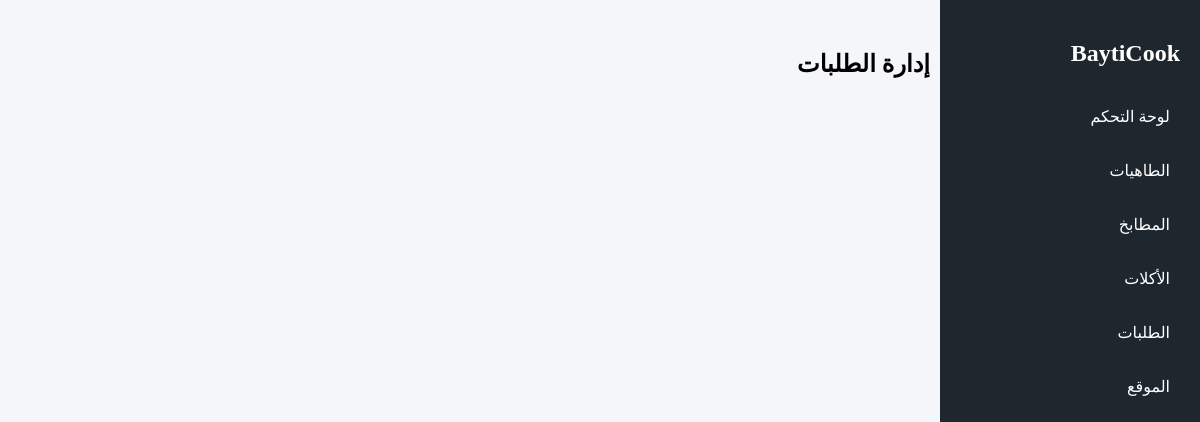
Before: /admin/orders with the older database file.
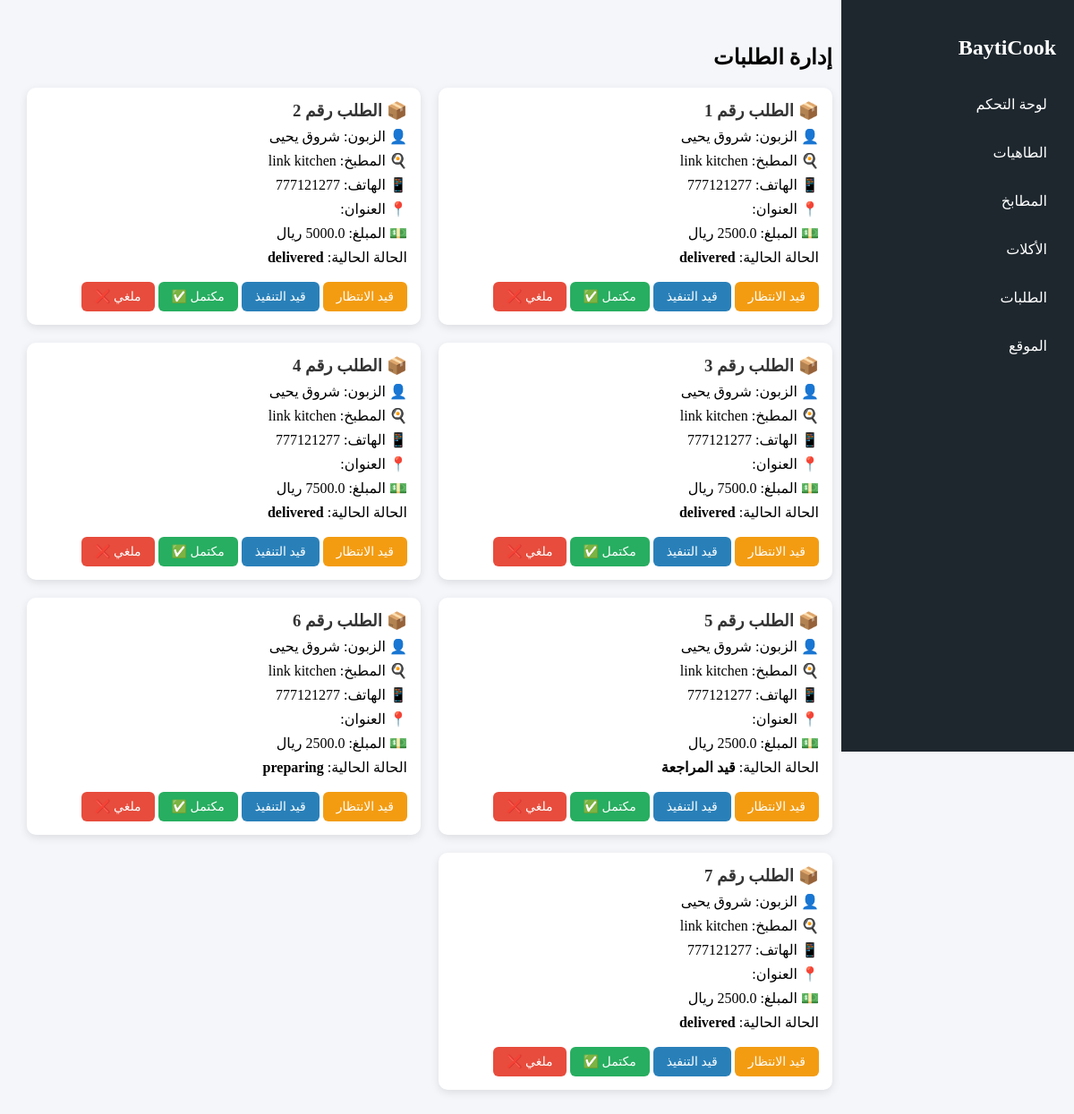
After: the same page with the newer database file.
### app/models/order_model.py (models this page shows, shortened)
class Order(db.Model):
    __tablename__ = "orders"
    id = db.Column(db.Integer, primary_key=True, autoincrement=True)
    user_id = db.Column(db.Integer, db.ForeignKey("users.id"), nullable=False)
    user = db.relationship("User", back_populates="orders", foreign_keys=[user_id])
    customer_id = db.Column(db.Integer, db.ForeignKey("users.id"))
    customer = db.relationship("User", back_populates="customer_orders", foreign_keys=[customer_id])
    customer_name = db.Column(db.String(150))
    date = db.Column(db.DateTime, default=datetime.utcnow)
    total_price = db.Column(db.Float, nullable=False)
    status = db.Column(db.String(50), default="new")
    payment_method = db.Column(db.String(20), default="cash")
    proof_image = db.Column(db.String(200))
    kitchen_id = db.Column(db.Integer, db.ForeignKey("kitchens.id"), nullable=False)
    kitchen = db.relationship("Kitchen", backref="orders")
    order_items = db.relationship("OrderItem", back_populates="order", cascade="all, delete-orphan")

### app/models/user_model.py (models this page shows, shortened)
class User(db.Model):
    __tablename__ = "users"
    id = db.Column(db.Integer, primary_key=True, autoincrement=True)
    name = db.Column(db.String(100), nullable=False)
    email = db.Column(db.String(120), unique=True, nullable=True)
    phone = db.Column(db.String(20), unique=True, nullable=False)
    password_hash = db.Column(db.String(200), nullable=False)
    role = db.Column(db.String(20), nullable=False, default="customer")
    status = db.Column(db.String(20), default="pending")
    created_at = db.Column(db.DateTime, default=datetime.utcnow)
    kitchen = db.relationship("Kitchen", backref="user", uselist=False)
    orders = db.relationship(
        "Order",
        back_populates="user",
        foreign_keys="Order.user_id",
        cascade="all, delete-orphan"
    )
    customer_orders = db.relationship(
        "Order",
        back_populates="customer",
        foreign_keys="Order.customer_id"
    )

### app/models/kitchen_model.py (models this page shows, shortened)
class Kitchen(db.Model):
    __tablename__ = "kitchens"
    id = db.Column(db.Integer, primary_key=True, autoincrement=True)
    user_id = db.Column(db.Integer, db.ForeignKey("users.id"))
    kitchen_name = db.Column(db.String(150), nullable=False)
    kitchen_logo = db.Column(db.String(255))   # صورة شعار المطبخ
    bank_account_name = db.Column(db.String(150))
    bank_account_number = db.Column(db.String(100))
    status = db.Column(db.String(20), default="pending")
    created_at = db.Column(db.TIMESTAMP, server_default=db.func.current_timestamp())
    featured = db.Column(db.Integer, default=0)  # 0 = عادي، 1 = مميز
    is_open = db.Column(db.Integer, default=1)   # 1 = مفتوح، 0 = مغلق
    location = db.Column(db.String(150))
    address = db.Column(db.String(255))  # أدق من location
    description = db.Column(db.Text)
    meals = db.relationship("Meal", back_populates="kitchen", cascade="all, delete-orphan")

### app/routes/admin_routes.py (the view)
@admin.route("/admin/orders")
def admin_order():
    orders = Order.query.all()
    return render_template("admin/orders.html", orders=orders)

### app/templates/admin/orders.html (shortened to what this page needs)
<!DOCTYPE html>
<html lang="ar" dir="rtl">
<head>
</head>
<body>
<div class="sidebar">
<h2>BaytiCook</h2>
<a href="{{ url_for('admin.admin_dashboard') }}">لوحة التحكم</a>
<a href="{{ url_for('admin.admin_chefs') }}">الطاهيات</a>
<a href="{{ url_for('admin.kitchens') }}">المطابخ</a>
<a href="{{ url_for('admin.admin_meals') }}">الأكلات</a>
<a href="{{ url_for('admin.admin_order') }}">الطلبات</a>
<a href="/">الموقع</a>
</div>
<div class="content">
<h2>إدارة الطلبات</h2>
<div class="grid">
{% for order in orders %}
<div class="card">
  <h3>📦 الطلب رقم {{ order.id }}</h3>
  <p>👤 الزبون: {{ order.user.name if order.user else "غير معروف" }}</p>
  <p>🍳 المطبخ: {{ order.kitchen.kitchen_name if order.kitchen else "-" }}</p>
  <p>📱 الهاتف: {{ order.user.phone if order.user else "-" }}</p>
  <p>📍 العنوان: {{ order.address }}</p>
  <p>💵 المبلغ: {{ order.total_price }} ريال</p>
  <p>الحالة الحالية: <strong>{{ order.status }}</strong></p>
  <a class="btn pending" href="{{ url_for('admin.update_order_status', order_id=order.id, status='pending') }}">قيد الانتظار</a>
  <a class="btn processing" href="{{ url_for('admin.update_order_status', order_id=order.id, status='processing') }}">قيد التنفيذ</a>
  <a class="btn completed" href="{{ url_for('admin.update_order_status', order_id=order.id, status='completed') }}">مكتمل ✅</a>
  <a class="btn cancelled" href="{{ url_for('admin.update_order_status', order_id=order.id, status='cancelled') }}">ملغي ❌</a>
</div>
{% endfor %}
</div>
</div>
</body>
</html>

Changed rows visible on the page:
added Order: id "1", user "شروق يحيى", kitchen "link kitchen", user "777121277", status "delivered"
added Order: id "2", user "شروق يحيى", kitchen "link kitchen", user "777121277", status "delivered"
added Order: id "3", user "شروق يحيى", kitchen "link kitchen", user "777121277", status "delivered"
added Order: id "4", user "شروق يحيى", kitchen "link kitchen", user "777121277", status "delivered"
added Order: id "5", user "شروق يحيى", kitchen "link kitchen", user "777121277", status "قيد المراجعة"
added Order: id "6", user "شروق يحيى", kitchen "link kitchen", user "777121277", status "preparing"
added Order: id "7", user "شروق يحيى", kitchen "link kitchen", user "777121277", status "delivered"
